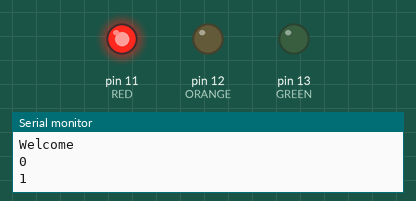
Bench run of a sketch on a simulated Arduino Uno, built with avr-gcc and run on an emulated ATmega328P. Parts: output pins drawn as LEDs (lit = HIGH), the last lines printed to the serial monitor.

Above: at 4.0 s.
At 12.0 s:
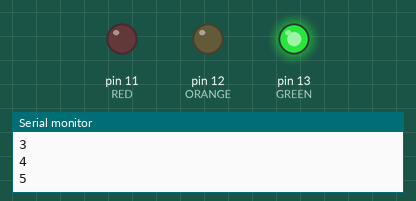
At 17.0 s:
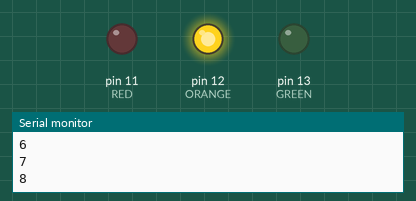
Timing chart, 0 to 26.0 s (numbered marks = the images above):
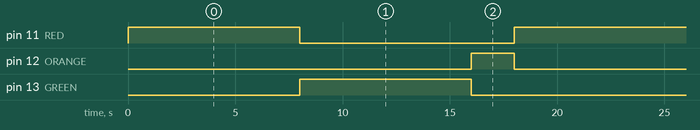

Measured:
- by itself, pin 11 (RED): repeats every 20.0 s: LOW 10.0 s, HIGH 10.0 s
- by itself, pin 12 (ORANGE): alternates HIGH for 2.0 s and LOW for 18.0 s
- by itself, pin 13 (GREEN): alternates HIGH for 8.0 s and LOW for 12.0 s

The sketch:

traffic_light.ino
```cpp
/**
   Traffic light

   Clignotement de la diode 13
   et affiche quelques traces sur le moniteur série
*/

#include "color_light.h"

const int GREEN = 13;
const int ORANGE = 12;
const int RED = 11;

int cnt = 0;
int on = 0;
const int DELAY = 2000;

ColorLight light1(RED, ORANGE, GREEN);

void setup() {
  // put your setup code here, to run once:
  pinMode(GREEN, OUTPUT);         // declared as digital output
  pinMode(ORANGE, OUTPUT);        // declared as digital output
  pinMode(RED, OUTPUT);           // declared as digital output
  Serial.begin(9600);
  Serial.println("Welcome");// envoi d'un message
}

void green() {
    digitalWrite(RED, LOW);       // switching off the GREEN
    digitalWrite(GREEN, HIGH);      // switching on the GREEN
}

void orange() {
    digitalWrite(GREEN, LOW);       // switching off the GREEN
    digitalWrite(ORANGE, HIGH);      // switching on the GREEN
}

void red() {
    digitalWrite(ORANGE, LOW);       // switching off the GREEN
    digitalWrite(RED, HIGH);      // switching on the GREEN
}

void loop() {
  // put your main code here, to run repeatedly:

  Serial.println(cnt++);

  on = (on + 1) % 2;

  if ((cnt % 10) > 8) {
    orange();
  } else if ((cnt % 10) > 4) {
    green();
  } else {
    red();
  }

  delay(DELAY);                  // stopping the program for 1000 milliseconds
}
```

color_light.cpp
```cpp
/*
  color_light.cpp
*/
#include "Arduino.h"
#include "color_light.h"

ColorLight::ColorLight(int red_pin, int yellow_pin, int green_pin) {

}
```

color_light.h
```cpp
/*
  color_light.h
  Manage a three color traffic light based on a clock

  A color light is defined by a cycle
    * number of clock ticks with green on
    * number of ticks with yellow on
    * number of tick with red on.

  By default the tick will be one second.

  To protect the crossing of two roads red = green + orange + security

  And two traffic light should have a phase difference in their cycles. The idea is to have the green on one starting when
  the red starts on the other. We want some security margin with red on for everybody for a few seconds

  Ex:

  light 1:                  Light 2 (crossing):
    green for 10 sec          red
    orange for 2 sec          red
    security red for 2 sec    red
    red for 10 sec            green for 10 sec
    red for  2 sec            orange for 2 sec
    security red for 2 sec    red

The whole cycle is 28 sec. Phase difference is 14 sec.

In real life, we would create a cycle object and pass that to the treffic light. It would provide a way to change the traffic lignt configuration.

*/

#ifndef COLOR_LIGHT_H
#define COLOR_LIGHT_H

#include "Arduino.h"

class ColorLight
{
  public:
    ColorLight(int red_pin, int yellow_pin, int green_pin);
    void dot();
    void dash();
  private:
    int _red_pin, _yellow_pin, _green_pin;
};

#endif
```
